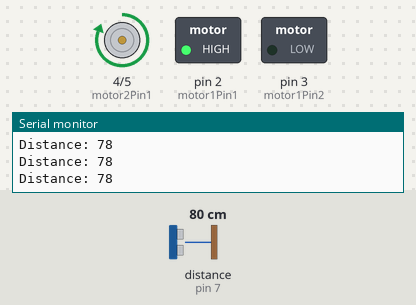
Recording of a sketch running on a simulated Arduino Uno, built with avr-gcc and run on an emulated ATmega328P. Shown: motor-driver pin pairs drawn as motors (green arrow = first pin HIGH = forward, orange = second pin HIGH = backward, longer = more drive), switched loads named in the sketch (green lamp = pin HIGH), the last lines printed to the serial monitor. Wiring (inferred from the names in the program): ultrasonic range finder: trigger pin 6; echo pin 7. Inputs (shaded band) come from the test bench; at power-on: distance to the obstacle (sensor on pin 7) 80 cm. The echo pulse lasts 58.3 µs per cm; pins used as bus, display or sensor lines are not drawn.

Above: at 1.2 s.
1.3 s: distance to the obstacle (sensor on pin 7) set to 23 cm
2.8 s: distance to the obstacle (sensor on pin 7) set to 18 cm
At 3.6 s:
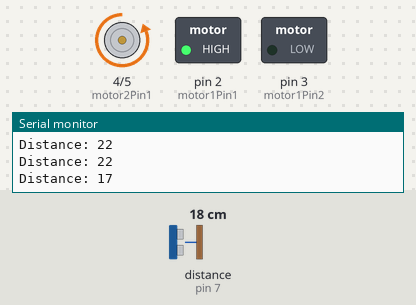
5.8 s: distance to the obstacle (sensor on pin 7) set to 250 cm
At 6.4 s:
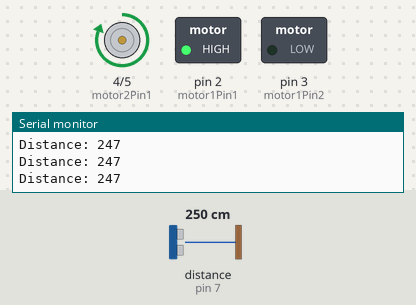
7.3 s: distance to the obstacle (sensor on pin 7) set to 2 cm
At 8.1 s:
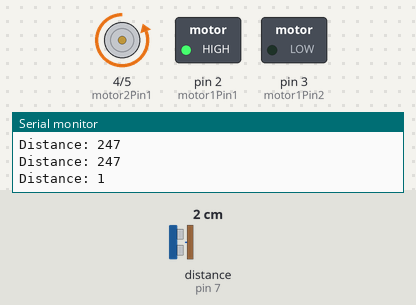
Timing chart, 0 to 10.3 s (numbered marks = the images above; inputs shaded):
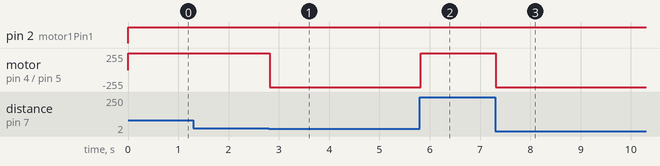

Measured:
- the behaviour switches between 21 and 20 cm on distance to the obstacle (sensor on pin 7) (found by bisection; images 0 and 1)
- after the input at 2.8 s, motor on pin 4 (motor2Pin1) / pin 5 (motor2Pin2): forward 255/255 → backward 255/255 at once
- after the input at 5.8 s, motor on pin 4 (motor2Pin1) / pin 5 (motor2Pin2): backward 255/255 → forward 255/255 at once
- after the input at 7.3 s, motor on pin 4 (motor2Pin1) / pin 5 (motor2Pin2): forward 255/255 → backward 255/255 at once

The sketch:

edge_avoidance.ino
```cpp
#define motor1Pin1 2 // Motor 1 input pin 1
#define motor1Pin2 3 // Motor 1 input pin 2
#define motor2Pin1 4 // Motor 2 input pin 1
#define motor2Pin2 5 // Motor 2 input pin 2


// Define ultrasonic sensor pins
#define trigPin 6
#define echoPin 7


// Define variables
long duration;
int distance;


void setup() {
  // Initialize motor pins as outputs
  pinMode(motor1Pin1, OUTPUT);
  pinMode(motor1Pin2, OUTPUT);
  pinMode(motor2Pin1, OUTPUT);
  pinMode(motor2Pin2, OUTPUT);


  // Initialize ultrasonic sensor pins
  pinMode(trigPin, OUTPUT);
  pinMode(echoPin, INPUT);


  // Initialize serial communication
  Serial.begin(9600);
}


void loop() {
  // Move forward
  moveForward();

  // Check for obstacles
  checkObstacle();
}


void moveForward() {
  digitalWrite(motor1Pin1, HIGH);
  digitalWrite(motor1Pin2, LOW);
  digitalWrite(motor2Pin1, HIGH);
  digitalWrite(motor2Pin2, LOW);
}


void turnRight() {
  digitalWrite(motor1Pin1, HIGH);
  digitalWrite(motor1Pin2, LOW);
  digitalWrite(motor2Pin1, LOW);
  digitalWrite(motor2Pin2, HIGH);
  delay(1000); // Adjust delay according to your robot's turning speed
}


void checkObstacle() {
  // Send ultrasonic pulse
  digitalWrite(trigPin, LOW);
  delayMicroseconds(2);
  digitalWrite(trigPin, HIGH);
  delayMicroseconds(10);
  digitalWrite(trigPin, LOW);

  // Read ultrasonic echo
  duration = pulseIn(echoPin, HIGH);

  // Calculate distance
  distance = duration * 0.034 / 2;

  // Print distance to serial monitor
  Serial.print("Distance: ");
  Serial.println(distance);

  // If obstacle detected, turn right
  if (distance < 20) {
    turnRight();
  }
}
```
